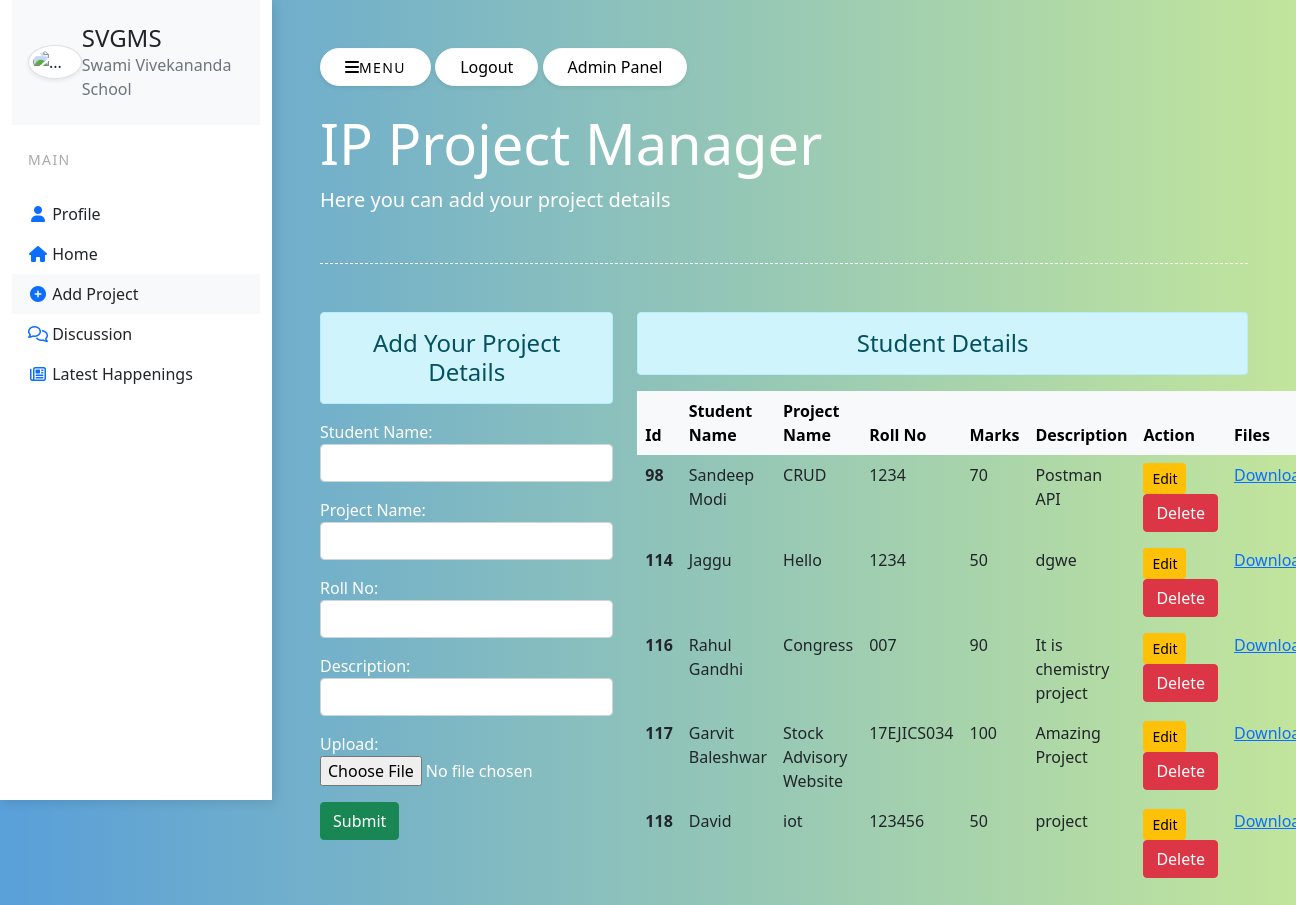
/project (signed in), run on the app's committed database.
### register/models.py (models this page shows)
class MUser(models.Model):
    Student_Name = models.CharField(max_length=70)
    Project_Name = models.CharField(max_length=70)
    Roll_No = models.CharField(max_length=10)
    Description = models.TextField()
    Upload = models.FileField(null=True)
    Marks = models.CharField(max_length=3,default='0', editable=True)

### register/views.py (the view)
# urls.py: path('project', views.add_show, name="add&show"),
def add_show(request):
    if request.user.is_authenticated:
        if request.method == 'POST':
            fm = ProjectRegistration(request.POST, request.FILES)
            if fm.is_valid():
                '''snm = fm.cleaned_data['Student_Name']
                pnm = fm.cleaned_data['Project_Name']
                rno = fm.cleaned_data['Roll_No']
                Des = fm.cleaned_data['Description']
                reg = data(Student_Name = snm, Project_Name=pnm, Roll_No=rno, Description=Des)'''
                fm.save()
                fm = ProjectRegistration()
            return HttpResponseRedirect('project')
        else:
            fm = ProjectRegistration()
        stud = data.objects.all()
        return render(request, 'register/add&show.html', {'form':fm, 'stu':stud})
    else:
        return HttpResponseRedirect('/logout/')

### register/forms.py
class ProjectRegistration(forms.ModelForm):
    class Meta:
         model = MUser
         fields = ['Student_Name', 'Project_Name','Roll_No', 'Description','Upload']
         widgets = {
             'Student_Name' : forms.TextInput(attrs={'class':'form-control'}),
             'Project_Name' : forms.TextInput(attrs={'class':'form-control'}),
             'Roll_No' : forms.TextInput(attrs={'class':'form-control'}),
             'Description' : forms.TextInput(attrs={'class':'form-control'}),
             'Marks' : forms.HiddenInput(),
         }

### register/templates/register/add&show.html (shortened to what this page needs)
{% extends 'register/base.html' %} {% block content %}
<div class="row">
    <div class="col-sm-4">
        <h4 class="text-center alert alert-info">Add Your Project Details</h4>
        <form action="" method="POST" enctype="multipart/form-data">
            {% csrf_token %} {{form.as_p}}
            <input type="submit" href="{% url 'add&show'%}" class="btn btn-success" value="Submit">
        </form>
    </div>
    <div class="col-sm-8">
        <h4 class="text-center alert alert-info">Student Details</h4>
        {% if stu %}
        <table class="table table-borderless table-hover mt-2">
            <thead class="table-light">
                <tr>
                    <th scope="col">Id</th>
                    <th scope="col">Student Name</th>
                    <th scope="col">Project Name</th>
                    <th scope="col">Roll No</th>
                    <th scope="col">Marks</th>
                    <th scope="col">Description</th>
                    {% if user.is_superuser %}
                    <th scope="col">Action</th>
                    <th scope="col">Files</th>
                    {% endif %}
                </tr>
            </thead>
            <tbody>
                {% for s in stu %}
                <tr>
                    <th scope="row">{{s.id}}</th>
                    <td>{{ s.Student_Name }}</td>
                    <td>{{ s.Project_Name }}</td>
                    <td>{{ s.Roll_No }}</td>
                    <td>{{ s.Marks }}</td>
                    <td>{{ s.Description }}</td>
                    <td>
                        {% if user.is_superuser %}
                        <a href="{% url 'updatedata' s.id %}" class="btn btn-warning btn-sm">Edit</a>
                        <form action="{% url 'deletedata' s.id %}" method="post" class="d-inline">
                            <input type="submit" class="btn btn-danger" value="Delete">
                        </form>
                        {% endif %}
                    </td>
                    {% if user.is_superuser %}
                    <td><a href="/media/{{s.Upload}}">Download</a></td>
                    {% endif %}
                </tr>
                {% endfor %}
            </tbody>
        </table>
        {% else %}
        <h4 class="text-center alert alert-warning">No Records</h4>
        {% endif %}
    </div>
</div>
{% endblock content %}

### register/templates/register/base.html (style rules this page uses)
body { background: #599fd9; background: -webkit-linear-gradient(to right, #599fd9, #c2e59c); background: linear-gradient(to right, #599fd9, #c2e59c); min-height: 100vh; overflow-x: hidden; }

### data on the page
MUser: id "98", Student_Name "Sandeep Modi", Project_Name "CRUD", Roll_No "1234", Marks "70", Description "Postman API"
MUser: id "114", Student_Name "Jaggu", Project_Name "Hello", Roll_No "1234", Marks "50", Description "dgwe"
MUser: id "116", Student_Name "Rahul Gandhi", Project_Name "Congress", Roll_No "007", Marks "90", Description "It is chemistry project"
MUser: id "117", Student_Name "Garvit Baleshwar", Project_Name "Stock Advisory Website", Roll_No "17EJICS034", Marks "100", Description "Amazing Project"
MUser: id "118", Student_Name "David", Project_Name "iot", Roll_No "123456", Marks "50", Description "project"
